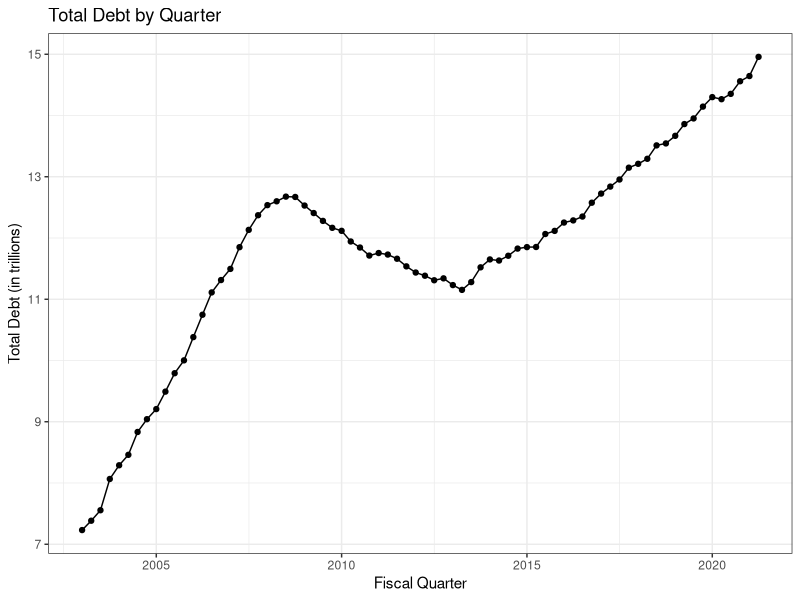
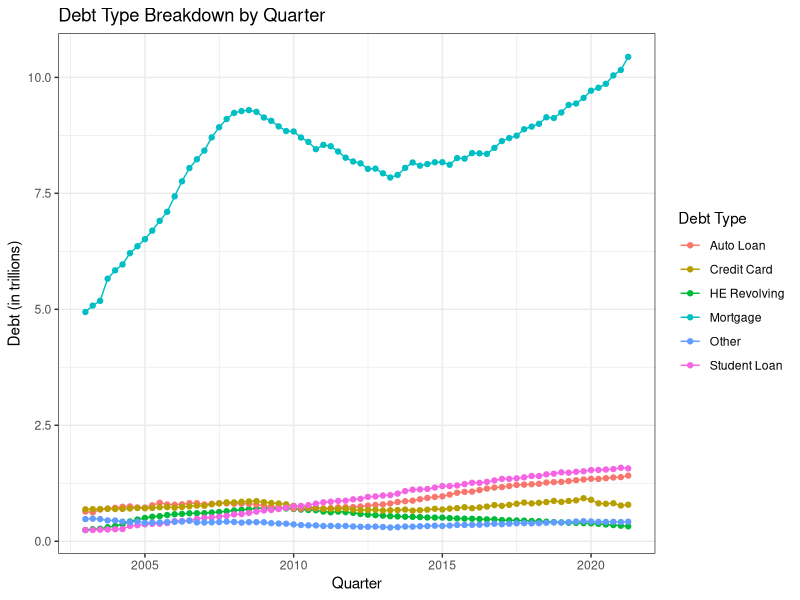
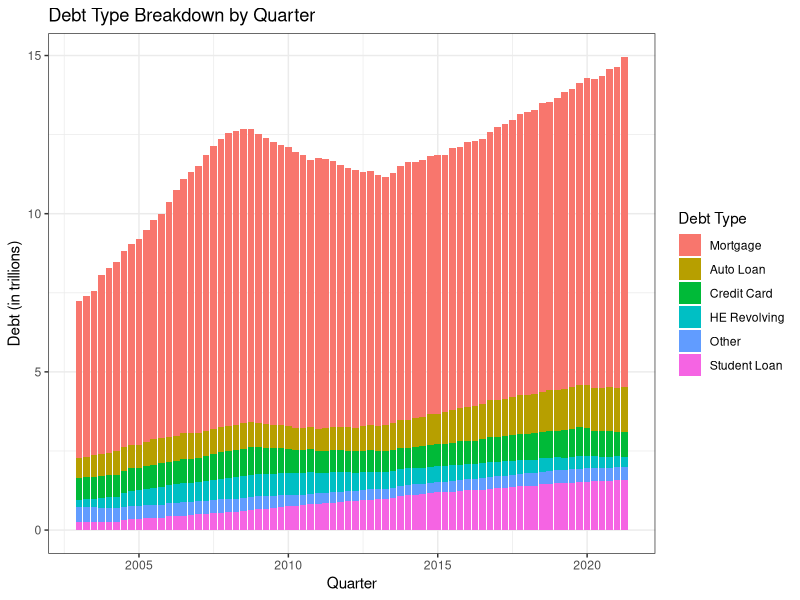

These figures' R source, in order:
## ---- chunk 1
#| label: setup
#| warning: false

library(tidyverse)
library(lubridate)

knitr::opts_chunk$set(echo = TRUE)
## ---- chunk 2
debt_data <- readxl::read_xlsx("_data/debt_in_trillions.xlsx")
debt_data
## ---- chunk 3
debt_data <- debt_data %>%
          mutate(Date = yq(`Year and Quarter`))
## ---- chunk 4
debt_tidy <- debt_data %>%
          pivot_longer(cols= !c(`Year and Quarter`, Date), names_to = "Debt Type", values_to = "Amount") %>%
          select(!`Year and Quarter`)
debt_tidy
## ---- chunk 5
debt_data %>%
          select(!c(`Year and Quarter`, Date)) %>%
          summarise_all(list("mean"= mean, "median"= median, "max"= max, "min" = min))
## ---- chunk 6
debt_data %>%
          ggplot(aes(y= Total, x= Date)) +
          geom_line()+
          geom_point()+
          labs(title= "Total Debt by Quarter", y= "Total Debt (in trillions)", x= "Fiscal Quarter")+
          theme_bw()
## ---- chunk 7
debt_tidy %>%
    filter(`Debt Type`!= "Total") %>%
    ggplot(aes(x= Date, y=Amount, color= `Debt Type`)) + 
    geom_line(show.legend = TRUE) +
    geom_point()+
    theme_bw()+
    labs(title= "Debt Type Breakdown by Quarter", x= "Quarter", y= "Debt (in trillions)")
  
## ---- chunk 8
debt_tidy %>%
    filter(`Debt Type`!= "Total") %>%
    mutate(`Debt Type` =  fct_relevel(`Debt Type`, "Mortgage", "Auto Loan", "Credit Card", "HE Revolving", "Other", "Student Loan"))%>%
    ggplot(aes(x= Date, y=Amount, fill= `Debt Type`)) + 
    geom_bar(show.legend = TRUE, stat = "identity")+ 
    theme_bw()+
    labs(title= "Debt Type Breakdown by Quarter", x= "Quarter", y= "Debt (in trillions)")
  
